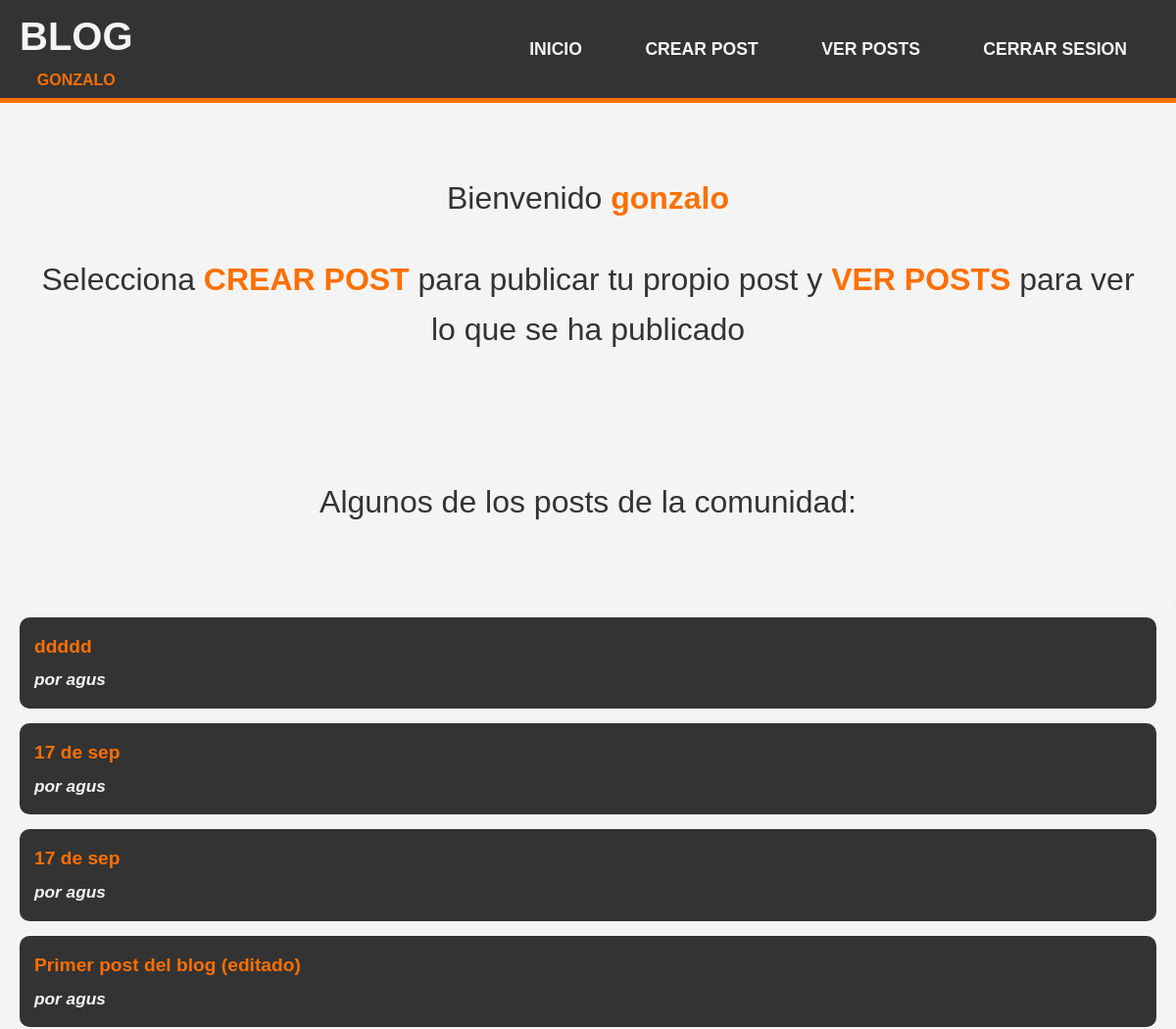
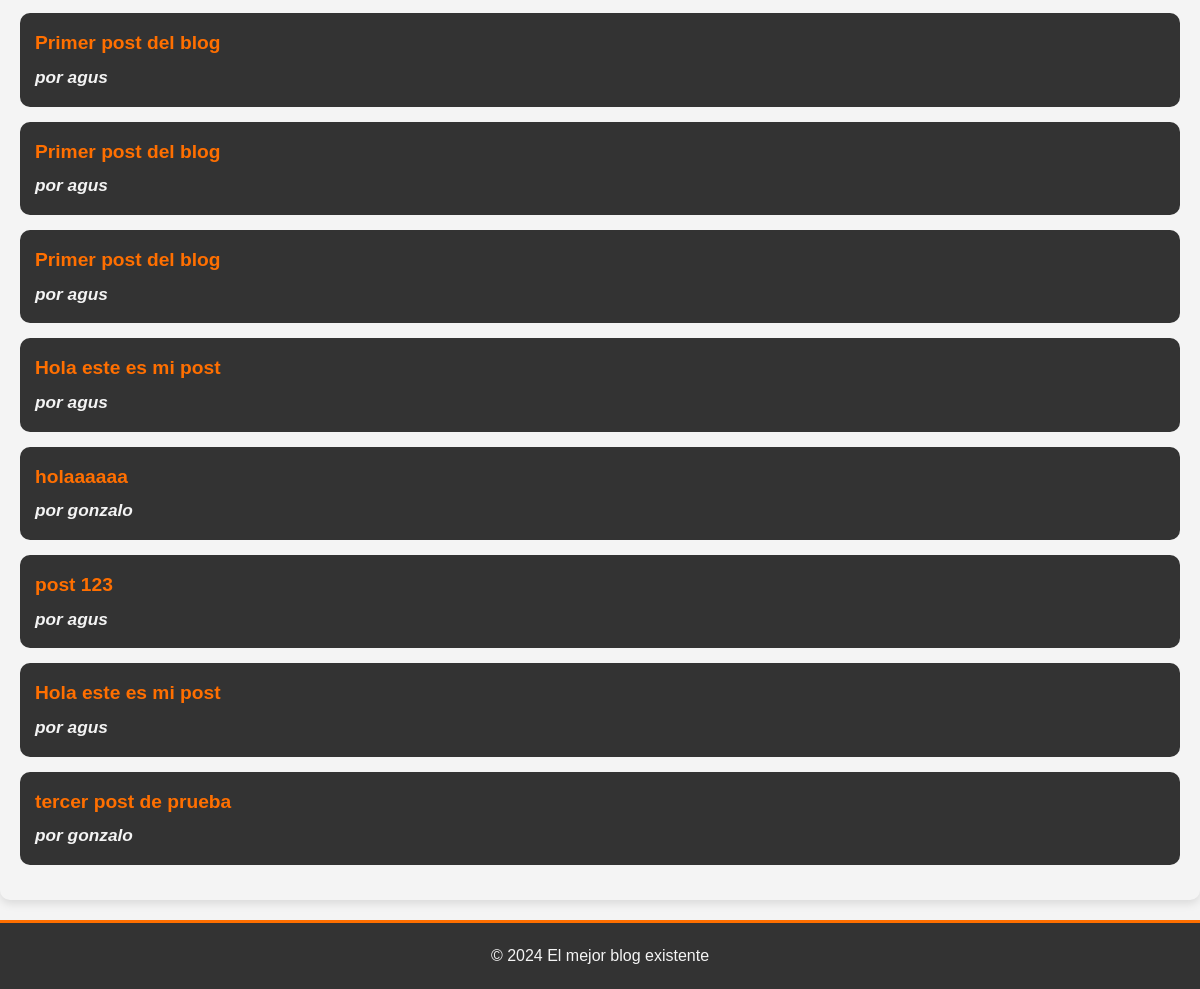
Page / (signed in) on the earlier database version (2 pictures, top to bottom).
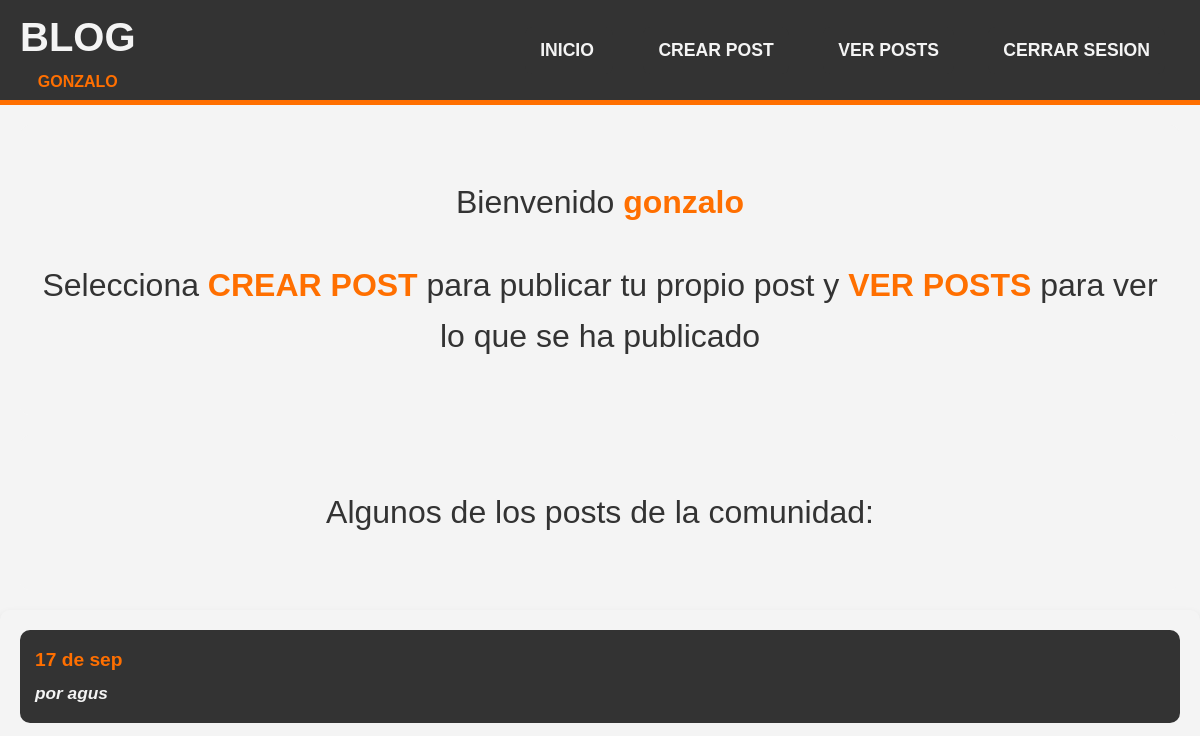
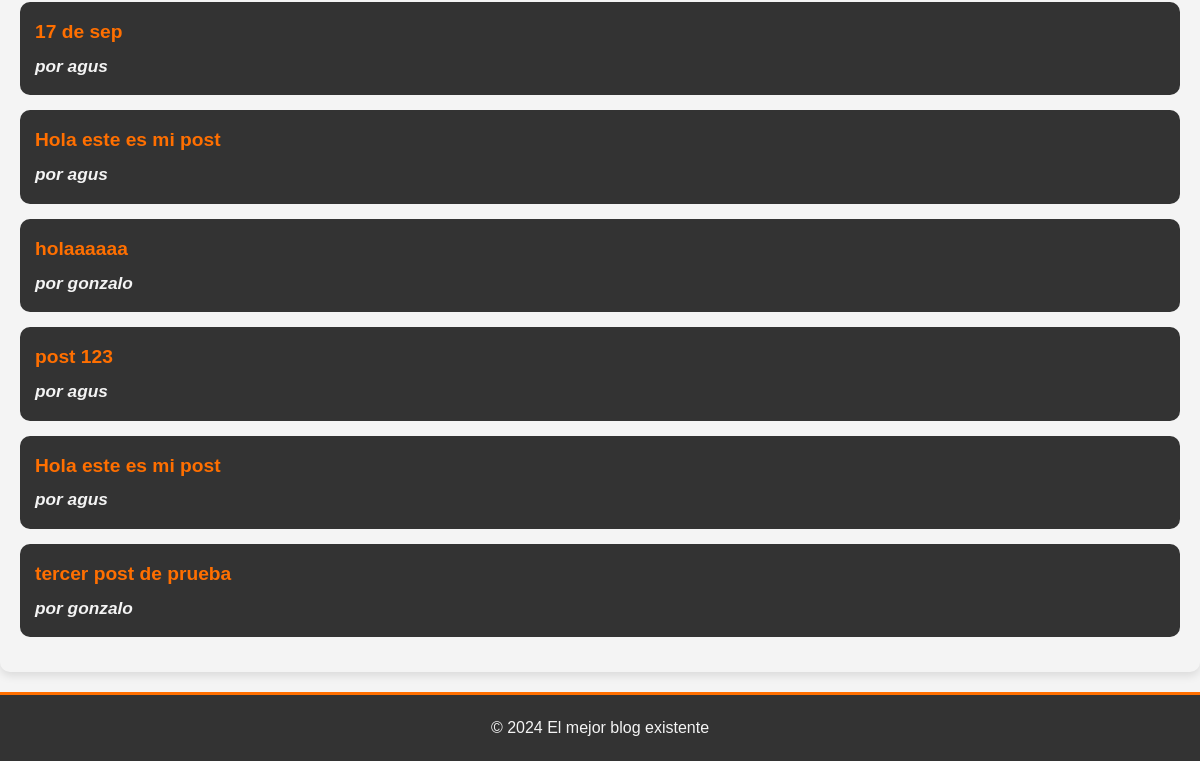
Same page on the later database version (2 pictures, top to bottom).
### post/models.py (models this page shows, shortened)
class Posteo(models.Model):
    titulo = models.CharField(max_length=120)
    contenido= models.TextField()
    Fecha_de_publicacion = models.DateTimeField(auto_now_add=True)
    author= models.ForeignKey(User, on_delete=models.CASCADE, related_name='post_manage')

### post/views.py (the view)
# urls.py: path('', views.home,name='home'),
def home(request):
    posts = Posteo.objects.all().order_by('-Fecha_de_publicacion')  # Muestra los posts más recientes primero
    return render(request, 'home.html', {'posts':posts})

### post/templates/home.html (shortened to what this page needs)
{% extends 'base.html' %}
{% block content %}
{% if user.is_authenticated %}
<div class="home">
    <p>Bienvenido <strong>{{ user.username }} </strong></p>
    <p>Selecciona <strong>CREAR POST</strong> para publicar tu propio post y <strong>VER POSTS</strong> para ver lo que se ha publicado</p>
</div>
<div class="home"><p>Algunos de los posts de la comunidad:</p></div>
<div class="post-container">
    <ul>
        {% for post in posts %}
        <a href="{% url 'detalle_posteo' post.pk %}" class="post-link">
        <li>
            {{ post.titulo }}
            <span>por {{ post.author }}</span>
        </li>
        </a>
        {% empty %}
        <li>No hay posts disponibles en este momento.</li>
        {% endfor %}
    </ul>
</div
{% else %}
    <div class="home">
    <p><strong>Inicia Sesion</strong> o <strong>Registrate</strong> para ver el contenido de la pagina</p>
    </div>
{% endif %}
{% endblock %}

Differences in the rows shown:
removed Posteo: titulo "ddddd", author "agus"
removed Posteo: titulo "Primer post del blog (editado)", author "agus"
removed Posteo: titulo "Primer post del blog", author "agus"
removed Posteo: titulo "Primer post del blog", author "agus"
removed Posteo: titulo "Primer post del blog", author "agus"
